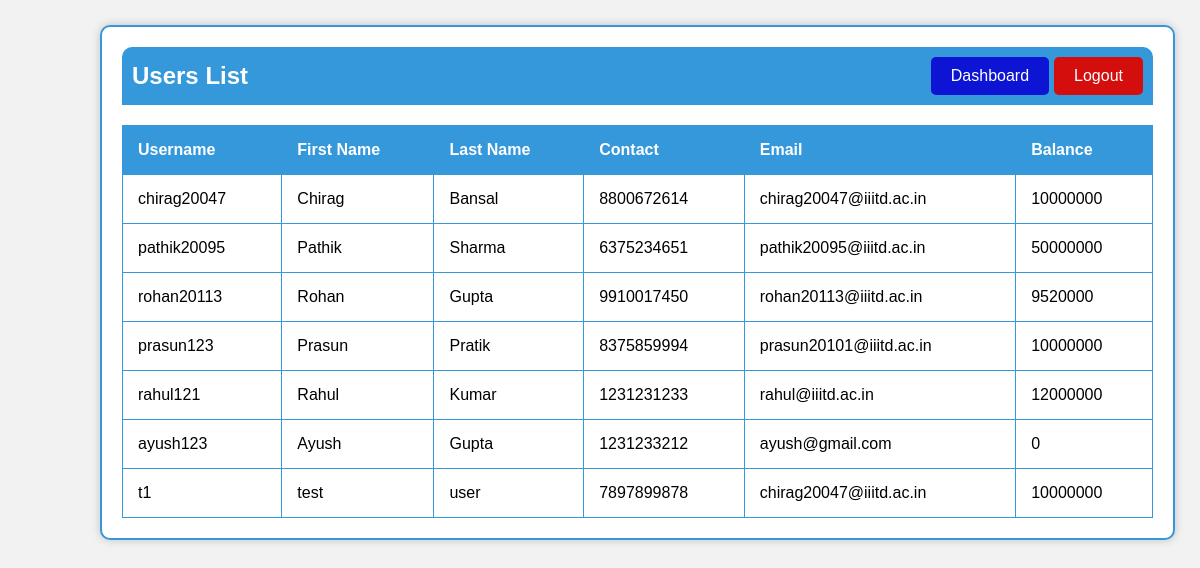
The page /users_list/ (signed in) on the database its author committed.
### project_app/models.py (models this page shows, shortened)
class AppUser(models.Model):
    first_name = models.CharField(max_length=30, null= False, blank=False, default = None)
    second_name = models.CharField(max_length=30, default= None)
    username = models.CharField(max_length=30, null= False, blank=False, default = None)
    password = models.CharField(max_length=256, null= False, blank=False, default = None)
    email = models.CharField(max_length=30, null= False, blank=False, default = None)
    contact = models.CharField(max_length=30, null= False, blank=False, default = None)
    public_key = models.CharField(max_length=300, null = True, blank = True, default = None)
    balance = models.DecimalField(decimal_places=0, max_digits=15, null = True, blank = True, default= 0)
    dv = models.BooleanField(null = False, blank = False, default= False)

### project_app/views.py (the view)
# urls.py: path("users_list/", views.dashboard_user_list, name="user_list_page"),
def dashboard_user_list(request):
    username = request.session.get('username')
    if(request.session.get('email_kyc') is None):
            return redirect('logout_page')
    if(username is None):
        return redirect('/login')
    users = list(AppUser.objects.values())
    user_list = []
    for i in range(len(users)):
        if(users[i]['username'] != request.session.get('username')):
            user_list.append(users[i])
    return render(request, 'user_list.html', {'users':user_list})

### project_app/templates/user_list.html (shortened to what this page needs)
<!DOCTYPE html>
<html lang="en">
<head>
</head>
<body>
    <div class="container">
        <div class="navbar">
            <h2>Users List</h2>
            <div class="navbar-buttons">
                <a class="dashboard-button" href="/admin_dashboard">Dashboard</a>
                <a class="logout-button" href="/logout">Logout</a>
            </div>
        </div>
        <table>
            <thead>
                <tr>
                    <th>Username</th>
                    <th>First Name</th>
                    <th>Last Name</th>
                    <th>Contact</th>
                    <th>Email</th>
                    <th>Balance</th>
                </tr>
            </thead>
            <tbody>
                {% for user in users %}
                <tr>
                    <td>{{ user.username }}</td>
                    <td>{{ user.first_name }}</td>
                    <td>{{ user.second_name }}</td>
                    <td>{{ user.contact }}</td>
                    <td>{{ user.email }}</td>
                    <td>{{ user.balance }}</td>
                </tr>
                {% endfor %}
            </tbody>
        </table>
    </div>
</body>
</html>

### project_app/templates/user_list.html (style rules this page uses)
body { font-family: Arial, sans-serif; background-color: #f2f2f2; margin: 0; padding: 0; }
.container { max-width: 1200px; margin: 25px; margin-left: 100px; padding: 20px; border: 2px solid #3498db; background-color: #fff; box-shadow: 0px 0px 10px rgba(0, 0, 0, 0.2); border-radius: 10px; }
.navbar { display: flex; justify-content: space-between; align-items: center; background-color: #3498db; padding: 10px; border-radius: 10px 10px 0 0; }
.navbar h2 { color: #fff; margin: 0; }
.navbar-buttons { display: flex; align-items: center; }
.dashboard-button, .logout-button { background-color: #0d14d4; color: #fff; border: none; padding: 10px 20px; font-size: 16px; border-radius: 5px; cursor: pointer; text-decoration: none; margin-left: 10px; }
.logout-button { background-color: #d40d0d; color: #fff; border: none; padding: 10px 20px; font-size: 16px; border-radius: 5px; cursor: pointer; text-decoration: none; margin-left: 5px; }
table { width: 100%; border-collapse: collapse; margin-top: 20px; }
table, th, td { border: 1px solid #3498db; }
th, td { padding: 15px; text-align: left; }
th { background-color: #3498db; color: #fff; }

### rows shown on the page
AppUser: username "chirag20047", first_name "Chirag", second_name "Bansal", contact "8800672614", email "chirag20047@iiitd.ac.in", balance "10000000"
AppUser: username "pathik20095", first_name "Pathik", second_name "Sharma", contact "6375234651", email "pathik20095@iiitd.ac.in", balance "50000000"
AppUser: username "rohan20113", first_name "Rohan", second_name "Gupta", contact "9910017450", email "rohan20113@iiitd.ac.in", balance "9520000"
AppUser: username "prasun123", first_name "Prasun", second_name "Pratik", contact "8375859994", email "prasun20101@iiitd.ac.in", balance "10000000"
AppUser: username "rahul121", first_name "Rahul", second_name "Kumar", contact "1231231233", email "rahul@iiitd.ac.in", balance "12000000"
AppUser: username "ayush123", first_name "Ayush", second_name "Gupta", contact "1231233212", email "ayush@gmail.com", balance "0"
AppUser: username "t1", first_name "test", second_name "user", contact "7897899878", email "chirag20047@iiitd.ac.in", balance "10000000"
